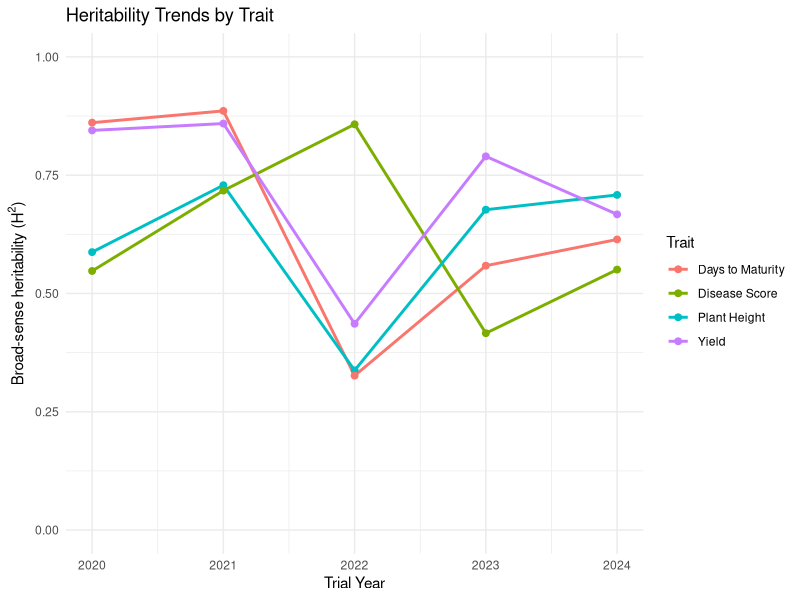

R code for this plot:
## ---- chunk 1
#| label: fig-heritability
#| fig-cap: "Simulated broad-sense heritability by trait across trial years"
#| warning: false

library(ggplot2)

set.seed(42)
traits <- rep(c("Yield", "Plant Height", "Disease Score", "Days to Maturity"), each = 5)
year <- rep(2020:2024, times = 4)
heritability <- pmin(pmax(runif(20, 0.25, 0.9), 0), 1)

df <- data.frame(trait = traits, year = year, heritability = heritability)

ggplot(df, aes(x = year, y = heritability, color = trait)) +
  geom_line(linewidth = 1) +
  geom_point(size = 2) +
  scale_y_continuous(limits = c(0, 1)) +
  labs(
    title = "Heritability Trends by Trait",
    x = "Trial Year",
    y = expression(paste("Broad-sense heritability (", H^2, ")")),
    color = "Trait"
  ) +
  theme_minimal()
